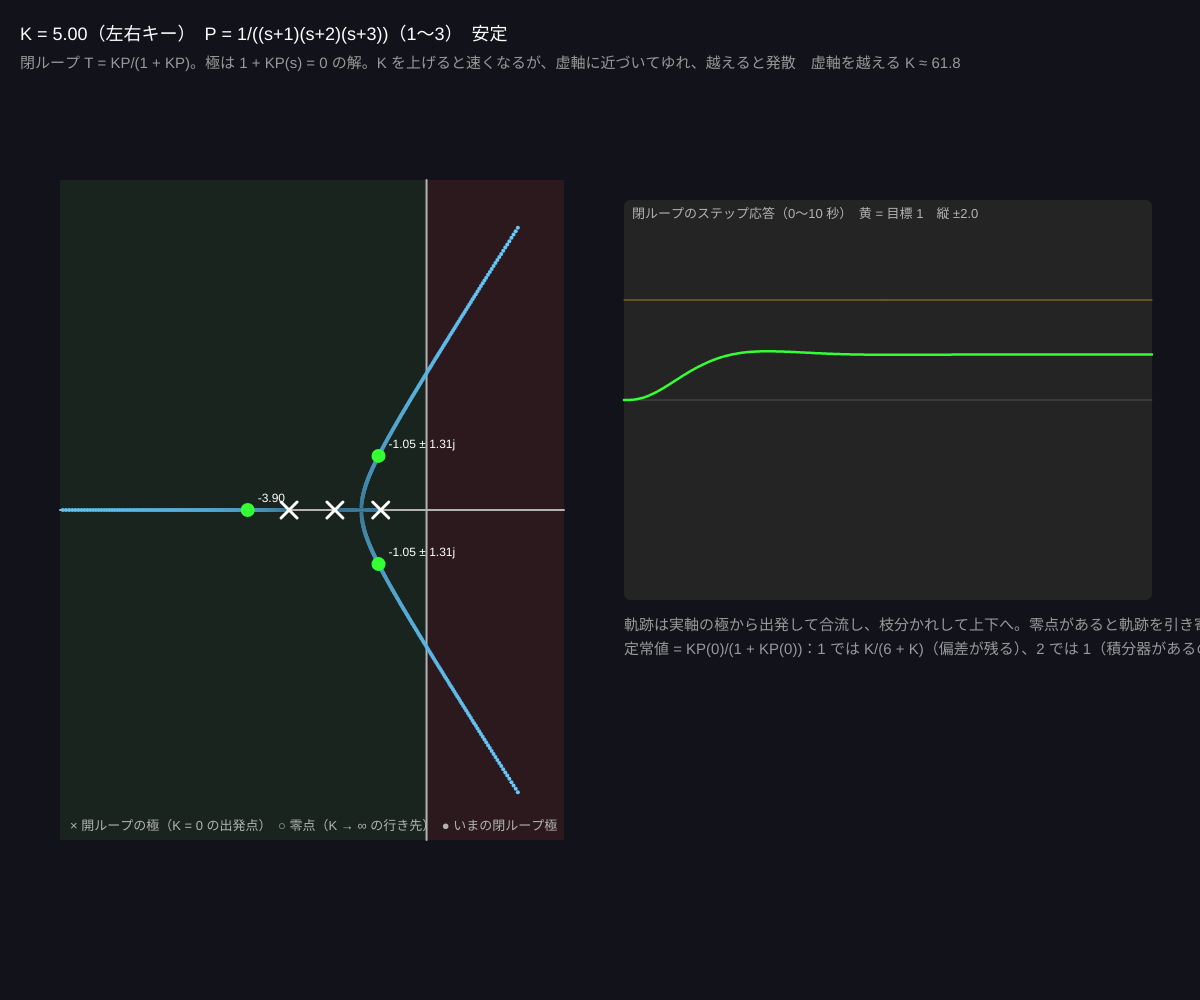
Frame 1 (no input)
Frame 60 (no input): identical to frame 1, image omitted
Frame 120 (the mouse pressed at the canvas centre since frame 60): identical to frame 1, image omitted

The p5.js sketch that drew this single still picture (run headless with seeded random() and noise() and a simulated clock; from frame 60 on, the mouse is pressed at the canvas centre):

// p5.js sketch
// ── sketch.js
// ============================================
// 08 根軌跡（ゲイン K を変えると極はどう動くか）
// フィードバック u = K (r − y) をかけると、閉ループの極は 1 + K P(s) = 0 の解
//   K を 0 から大きくしていくと、極は開ループの極から出発して動いていく（根軌跡）
//   3 次のプラントでは、K が大きいと極が虚軸を越えて右半面へ = 不安定
// 左右キー = K / 1〜3 でプラント
// ============================================

let plant = 1;
let K = 5; // ★ フィードバックゲイン
let num = [1], den = [1]; // 開ループ P(s) の分子・分母（昇べき）
let locus = []; // [{K, roots:[[re,im],…]}]
let Kcrit = null;
let stepResp = [], stable = true, clPoles = [], olPoles = [], olZeros = [];
let names = ['', 'P = 1/((s+1)(s+2)(s+3))', 'P = 1/(s(s+1)(s+2))　（積分器つき）', 'P = (s+4)/((s+1)(s+2)(s+3))　（零点つき）'];
let planeX, planeY, planeW, planeH, sigRange = [-8, 3], omRange = [-8, 8];

function setup() {
  createCanvas(windowWidth, windowHeight);
  colorMode(HSB, 360, 100, 100, 100);
  makePlant();
}

function makePlant() {
  if (plant === 1) { num = [1]; den = polyMul([1, 1], polyMul([2, 1], [3, 1])); }
  else if (plant === 2) { num = [1]; den = polyMul([0, 1], polyMul([1, 1], [2, 1])); }
  else { num = [4, 1]; den = polyMul([1, 1], polyMul([2, 1], [3, 1])); }
  // ★ 根軌跡：K を対数で 0.01 〜 500 まで動かして、1 + K P(s) = 0 の根を集める
  locus = []; Kcrit = null;
  for (let i = 0; i <= 300; i++) {
    let Ki = pow(10, map(i, 0, 300, -2, 2.7));
    let roots = polyRoots(polyAdd(den, polyScale(num, Ki)));
    locus.push({ K: Ki, roots });
    if (Kcrit === null && max(...roots.map((p) => p[0])) > 0) Kcrit = Ki;
  }
  olPoles = polyRoots(den); olZeros = num.length > 1 ? polyRoots(num) : [];
  updateK();
}

function updateK() {
  let charPoly = polyAdd(den, polyScale(num, K));
  clPoles = polyRoots(charPoly);
  stable = max(...clPoles.map((p) => p[0])) < 0;
  stepResp = stepResponse(polyScale(num, K), charPoly, 10);
}

function draw() {
  background(230, 30, 10);
  planeX = width * 0.05; planeY = height * 0.18; planeW = width * 0.42; planeH = height * 0.66;
  // ---- s 平面
  noStroke(); fill(120, 50, 30, 30); rect(planeX, planeY, sx(0) - planeX, planeH);
  fill(0, 60, 40, 30); rect(sx(0), planeY, planeX + planeW - sx(0), planeH);
  stroke(0, 0, 70); strokeWeight(2);
  line(sx(0), planeY, sx(0), planeY + planeH); line(planeX, sy(0), planeX + planeW, sy(0));
  // 軌跡（K が小さい = 暗い、大きい = 明るい）
  noStroke();
  for (let i = 0; i < locus.length; i++) {
    fill(200, 60, map(i, 0, locus.length, 40, 100));
    for (let p of locus[i].roots) if (inPlane(p)) circle(sx(p[0]), sy(p[1]), 4);
  }
  // 開ループの極（×）と零点（○）
  stroke(0, 0, 100); strokeWeight(3);
  for (let p of olPoles) { let X = sx(p[0]), Y = sy(p[1]); line(X - 8, Y - 8, X + 8, Y + 8); line(X - 8, Y + 8, X + 8, Y - 8); }
  noFill();
  for (let z of olZeros) circle(sx(z[0]), sy(z[1]), 16);
  // いまの閉ループ極
  for (let p of clPoles) {
    noStroke(); fill(p[0] < 0 ? 120 : 0, 80, 100); circle(sx(p[0]), sy(p[1]), 14);
    fill(0, 0, 100); textSize(12); text(nf(p[0], 1, 2) + (abs(p[1]) > 1e-6 ? ' ± ' + nf(abs(p[1]), 1, 2) + 'j' : ''), sx(p[0]) + 10, sy(p[1]) - 8);
  }
  noStroke(); fill(0, 0, 70); textSize(13);
  text('× 開ループの極（K = 0 の出発点）　○ 零点（K → ∞ の行き先）　● いまの閉ループ極', planeX + 10, planeY + planeH - 10);

  // ---- ステップ応答
  let gx = width * 0.52, gy = height * 0.2, gw = width * 0.44, gh = height * 0.4;
  let peakAbs = 2;
  for (let v of stepResp) peakAbs = max(peakAbs, abs(v));
  peakAbs = min(peakAbs, 20);
  noStroke(); fill(0, 0, 14); rect(gx, gy, gw, gh, 6);
  stroke(0, 0, 30); strokeWeight(1);
  line(gx, map(0, -peakAbs, peakAbs, gy + gh, gy), gx + gw, map(0, -peakAbs, peakAbs, gy + gh, gy));
  stroke(45, 90, 100, 60); line(gx, map(1, -peakAbs, peakAbs, gy + gh, gy), gx + gw, map(1, -peakAbs, peakAbs, gy + gh, gy));
  stroke(stable ? 120 : 0, 80, 100); strokeWeight(2.5); noFill();
  beginShape();
  for (let i = 0; i < stepResp.length; i++) vertex(map(i, 0, stepResp.length - 1, gx, gx + gw), map(constrain(stepResp[i], -peakAbs, peakAbs), -peakAbs, peakAbs, gy + gh, gy));
  endShape();
  noStroke(); fill(0, 0, 70); textSize(13);
  text('閉ループのステップ応答（0〜10 秒）　黄 = 目標 1　縦 ±' + nf(peakAbs, 1, 1), gx + 8, gy + 18);

  noStroke();
  fill(0, 0, 100);
  textSize(18);
  text('K = ' + nf(K, 1, 2) + '（左右キー）　' + names[plant] + '（1〜3）　' + (stable ? '安定' : '不安定！'), 20, 40);
  fill(0, 0, 60);
  textSize(15);
  text('閉ループ T = KP/(1 + KP)。極は 1 + KP(s) = 0 の解。K を上げると速くなるが、虚軸に近づいてゆれ、越えると発散' + (Kcrit ? '　虚軸を越える K ≈ ' + nf(Kcrit, 1, 1) : '　この範囲では不安定にならない'), 20, 68);
  fill(0, 0, 60);
  text('軌跡は実軸の極から出発して合流し、枝分かれして上下へ。零点があると軌跡を引き寄せて安定にしやすい（3）。積分器（2）は低い K でも虚軸へ', gx, gy + gh + 30);
  text('定常値 = KP(0)/(1 + KP(0))：1 では K/(6 + K)（偏差が残る）、2 では 1（積分器があるので偏差 0）', gx, gy + gh + 54);
}

function sx(re) { return map(re, sigRange[0], sigRange[1], planeX, planeX + planeW); }
function sy(im) { return map(im, omRange[0], omRange[1], planeY + planeH, planeY); }
function inPlane(p) { return p[0] > sigRange[0] && p[0] < sigRange[1] && p[1] > omRange[0] && p[1] < omRange[1]; }

function keyPressed() {
  if (key === RIGHT_ARROW) { K = min(K * 1.15, 500); updateK(); }
  if (key === LEFT_ARROW) { K = max(K / 1.15, 0.01); updateK(); }
  if (key >= '1' && key <= '3') { plant = int(key); makePlant(); }
}

// ---------- やってみよう ----------
// 1. プラント 1 で K を上げていき、極が虚軸を越える瞬間（K ≈ 60）のステップ応答を見る
// 2. 同じ K で 1 と 3 を比べる。零点がある 3 は不安定にならない。なぜ？（軌跡が零点に吸い寄せられる）
// 3. 2（積分器つき）は K = 6 で限界。でも定常値は 1（偏差なし）。04・05 の話とつながる
// 4. 極が実軸で合流して分かれる点（分岐点）を探す。そこが「ゆれ始める K」


// ==================================================
// ここから下は「多項式と応答の道具」です
// ==================================================
function cmul(a, b) { return [a[0] * b[0] - a[1] * b[1], a[0] * b[1] + a[1] * b[0]]; }
function cdiv(a, b) { let d = b[0] * b[0] + b[1] * b[1] + 1e-30; return [(a[0] * b[0] + a[1] * b[1]) / d, (a[1] * b[0] - a[0] * b[1]) / d]; }
function polyMul(a, b) {
  let out = new Array(a.length + b.length - 1).fill(0);
  for (let i = 0; i < a.length; i++) for (let j = 0; j < b.length; j++) out[i + j] += a[i] * b[j];
  return out;
}
function polyAdd(a, b) { let out = []; for (let i = 0; i < max(a.length, b.length); i++) out.push((a[i] || 0) + (b[i] || 0)); return out; }
function polyScale(a, k) { return a.map((v) => v * k); }
function polyEvalC(c, s) {
  let acc = [0, 0];
  for (let i = c.length - 1; i >= 0; i--) acc = [cmul(acc, s)[0] + c[i], cmul(acc, s)[1]];
  return acc;
}
// 多項式の根（Durand–Kerner 法）：昇べきの係数 → [[re, im], …]
function polyRoots(c) {
  let n = c.length - 1;
  while (n > 0 && abs(c[n]) < 1e-12) n--;
  if (n < 1) return [];
  let a = c.slice(0, n + 1).map((v) => v / c[n]);
  let roots = [];
  for (let i = 0; i < n; i++) roots.push([0.4 * Math.cos(2 * Math.PI * i / n + 0.3), 0.9 * Math.sin(2 * Math.PI * i / n + 0.3)]);
  for (let it = 0; it < 200; it++) {
    let maxMove = 0;
    for (let i = 0; i < n; i++) {
      let numer = polyEvalC(a, roots[i]), denom = [1, 0];
      for (let j = 0; j < n; j++) if (j !== i) denom = cmul(denom, [roots[i][0] - roots[j][0], roots[i][1] - roots[j][1]]);
      let d = cdiv(numer, denom);
      roots[i] = [roots[i][0] - d[0], roots[i][1] - d[1]];
      maxMove = max(maxMove, abs(d[0]) + abs(d[1]));
    }
    if (maxMove < 1e-10) break;
  }
  return roots.map((r) => [r[0], abs(r[1]) < 1e-7 ? 0 : r[1]]);
}
// ステップ応答：伝達関数 b(s)/a(s)（可制御正準形で積分、T 秒）
function stepResponse(b, a, T) {
  let n = a.length - 1, an = a[n];
  let z = new Array(n).fill(0), out = [];
  let h = 0.002, steps = round(T / h), every = max(1, floor(steps / 500));
  for (let k = 0; k < steps; k++) {
    let top = 1; // 入力 u = 1
    for (let i = 0; i < n; i++) top -= a[i] * z[i];
    top /= an;
    for (let i = 0; i < n - 1; i++) z[i] += z[i + 1] * h;
    z[n - 1] += top * h;
    let y = 0;
    for (let i = 0; i < n && i < b.length; i++) y += b[i] * z[i];
    for (let i = 0; i < n; i++) z[i] = constrain(z[i], -1e6, 1e6);
    if (k % every === 0) out.push(constrain(y, -1e6, 1e6));
  }
  return out;
}
